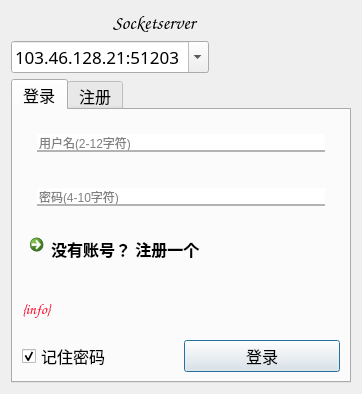
<?xml version="1.0" encoding="UTF-8"?>
<ui version="4.0">
 <class>Dialog</class>
 <widget class="QDialog" name="Dialog">
  <property name="geometry">
   <rect>
    <x>0</x>
    <y>0</y>
    <width>362</width>
    <height>394</height>
   </rect>
  </property>
  <property name="font">
   <font>
    <family>Consolas</family>
    <pointsize>12</pointsize>
   </font>
  </property>
  <property name="windowTitle">
   <string>登录 - 注册</string>
  </property>
  <property name="windowIcon">
   <iconset>
    <normaloff>../../../../.designer/images/user.png</normaloff>../../../../.designer/images/user.png</iconset>
  </property>
  <property name="autoFillBackground">
   <bool>true</bool>
  </property>
  <layout class="QGridLayout" name="gridLayout">
   <item row="0" column="0">
    <widget class="QLabel" name="label">
     <property name="focusPolicy">
      <enum>Qt::StrongFocus</enum>
     </property>
     <property name="styleSheet">
      <string notr="true"/>
     </property>
     <property name="text">
      <string/>
     </property>
     <property name="pixmap">
      <pixmap>../../../../.designer/images/zmh.png</pixmap>
     </property>
     <property name="buddy">
      <cstring></cstring>
     </property>
    </widget>
   </item>
   <item row="2" column="0" colspan="3">
    <widget class="QTabWidget" name="tabWidget">
     <property name="accessibleName">
      <string/>
     </property>
     <property name="autoFillBackground">
      <bool>true</bool>
     </property>
     <property name="currentIndex">
      <number>0</number>
     </property>
     <widget class="QWidget" name="login">
      <attribute name="title">
       <string>登录</string>
      </attribute>
      <layout class="QGridLayout" name="gridLayout_2">
       <item row="2" column="0" colspan="2">
        <widget class="QLineEdit" name="lineEdit_5">
         <property name="styleSheet">
          <string notr="true">            QLineEdit
            {border:0px;
            border-radius:0;
			font: 12pt &quot;Consolas&quot;;
            margin:15px;
            border-bottom: 2px solid #B3B3B3;}
            QLineEdit:hover{
                border-bottom:3px solid #66A3FF;
            }
            QLineEdit:focus{
                border-bottom:3px solid #E680BD
            }</string>
         </property>
         <property name="text">
          <string/>
         </property>
         <property name="echoMode">
          <enum>QLineEdit::Password</enum>
         </property>
         <property name="placeholderText">
          <string>密码(4-10字符)</string>
         </property>
         <property name="clearButtonEnabled">
          <bool>true</bool>
         </property>
        </widget>
       </item>
       <item row="1" column="0" colspan="2">
        <widget class="QLineEdit" name="lineEdit_4">
         <property name="styleSheet">
          <string notr="true">            QLineEdit
            {border:0px;
            border-radius:0;
			font: 12pt &quot;Consolas&quot;;
            margin:15px;
            border-bottom: 2px solid #B3B3B3;}
            QLineEdit:hover{
                border-bottom:3px solid #66A3FF;
            }
            QLineEdit:focus{
                border-bottom:3px solid #E680BD
            }</string>
         </property>
         <property name="placeholderText">
          <string>用户名(2-12字符)</string>
         </property>
         <property name="clearButtonEnabled">
          <bool>true</bool>
         </property>
        </widget>
       </item>
       <item row="6" column="1">
        <widget class="QPushButton" name="pushButton_2">
         <property name="text">
          <string>登录</string>
         </property>
         <property name="icon">
          <iconset>
           <normaloff>../../../../.designer/images/login.png</normaloff>../../../../.designer/images/login.png</iconset>
         </property>
        </widget>
       </item>
       <item row="6" column="0">
        <widget class="QCheckBox" name="checkBox_2">
         <property name="text">
          <string>记住密码</string>
         </property>
         <property name="checked">
          <bool>true</bool>
         </property>
        </widget>
       </item>
       <item row="4" column="0" colspan="2">
        <widget class="QLabel" name="label_3">
         <property name="font">
          <font>
           <family>Comic Sans MS</family>
           <pointsize>11</pointsize>
           <weight>50</weight>
           <italic>false</italic>
           <bold>false</bold>
          </font>
         </property>
         <property name="styleSheet">
          <string notr="true">color: rgb(255, 1, 39);
font: 11pt &quot;Comic Sans MS&quot;;</string>
         </property>
         <property name="text">
          <string>{info}</string>
         </property>
        </widget>
       </item>
       <item row="3" column="0" colspan="2">
        <widget class="QCommandLinkButton" name="commandLinkButton">
         <property name="font">
          <font>
           <family>Segoe UI</family>
           <pointsize>12</pointsize>
          </font>
         </property>
         <property name="text">
          <string>没有账号？ 注册一个</string>
         </property>
        </widget>
       </item>
      </layout>
     </widget>
     <widget class="QWidget" name="reg">
      <attribute name="title">
       <string>注册</string>
      </attribute>
      <layout class="QGridLayout" name="gridLayout_3">
       <item row="5" column="1">
        <widget class="QPushButton" name="pushButton">
         <property name="text">
          <string>注册</string>
         </property>
         <property name="icon">
          <iconset>
           <normaloff>../../../../.designer/images/register.png</normaloff>../../../../.designer/images/register.png</iconset>
         </property>
        </widget>
       </item>
       <item row="5" column="0">
        <widget class="QCheckBox" name="checkBox">
         <property name="text">
          <string>记住密码</string>
         </property>
         <property name="checked">
          <bool>true</bool>
         </property>
         <property name="tristate">
          <bool>false</bool>
         </property>
        </widget>
       </item>
       <item row="2" column="0" colspan="2">
        <widget class="QLineEdit" name="lineEdit_3">
         <property name="contextMenuPolicy">
          <enum>Qt::DefaultContextMenu</enum>
         </property>
         <property name="accessibleName">
          <string/>
         </property>
         <property name="styleSheet">
          <string notr="true">            QLineEdit
            {border:0px;
            border-radius:0;
			font: 12pt &quot;Consolas&quot;;
            margin:15px;
            border-bottom: 2px solid #B3B3B3;}
            QLineEdit:hover{
                border-bottom:3px solid #66A3FF;
            }
            QLineEdit:focus{
                border-bottom:3px solid #E680BD
            }</string>
         </property>
         <property name="echoMode">
          <enum>QLineEdit::Password</enum>
         </property>
         <property name="dragEnabled">
          <bool>false</bool>
         </property>
         <property name="placeholderText">
          <string>再次输入密码(4-10字符)</string>
         </property>
         <property name="clearButtonEnabled">
          <bool>true</bool>
         </property>
        </widget>
       </item>
       <item row="1" column="0" colspan="2">
        <widget class="QLineEdit" name="lineEdit_2">
         <property name="font">
          <font>
           <family>Consolas</family>
           <pointsize>12</pointsize>
           <weight>50</weight>
           <italic>false</italic>
           <bold>false</bold>
          </font>
         </property>
         <property name="styleSheet">
          <string notr="true">            QLineEdit
            {border:0px;
            border-radius:0;
			font: 12pt &quot;Consolas&quot;;
            margin:15px;
            border-bottom: 2px solid #B3B3B3;}
            QLineEdit:hover{
                border-bottom:3px solid #66A3FF;
            }
            QLineEdit:focus{
                border-bottom:3px solid #E680BD
            }</string>
         </property>
         <property name="inputMask">
          <string/>
         </property>
         <property name="echoMode">
          <enum>QLineEdit::Password</enum>
         </property>
         <property name="dragEnabled">
          <bool>false</bool>
         </property>
         <property name="placeholderText">
          <string>密码(4-10字符)</string>
         </property>
         <property name="cursorMoveStyle">
          <enum>Qt::LogicalMoveStyle</enum>
         </property>
         <property name="clearButtonEnabled">
          <bool>true</bool>
         </property>
        </widget>
       </item>
       <item row="0" column="0" colspan="2">
        <widget class="QLineEdit" name="lineEdit">
         <property name="font">
          <font>
           <family>Consolas</family>
           <pointsize>12</pointsize>
           <weight>50</weight>
           <italic>false</italic>
           <bold>false</bold>
          </font>
         </property>
         <property name="styleSheet">
          <string notr="true">            QLineEdit
            {border:0px;
            border-radius:0;
			font: 12pt &quot;Consolas&quot;;
            margin:15px;
            border-bottom: 2px solid #B3B3B3;}
            QLineEdit:hover{
                border-bottom:3px solid #66A3FF;
            }
            QLineEdit:focus{
                border-bottom:3px solid #E680BD
            }</string>
         </property>
         <property name="echoMode">
          <enum>QLineEdit::Normal</enum>
         </property>
         <property name="placeholderText">
          <string>用户名(2-12字符)</string>
         </property>
         <property name="clearButtonEnabled">
          <bool>true</bool>
         </property>
        </widget>
       </item>
       <item row="3" column="0" colspan="2">
        <widget class="QLabel" name="label_6">
         <property name="styleSheet">
          <string notr="true">color: rgb(255, 1, 39);
font: 11pt &quot;Comic Sans MS&quot;;</string>
         </property>
         <property name="text">
          <string>{info}</string>
         </property>
        </widget>
       </item>
      </layout>
     </widget>
    </widget>
   </item>
   <item row="0" column="1">
    <widget class="QLabel" name="label_2">
     <property name="font">
      <font>
       <family>Comic Sans MS</family>
       <pointsize>14</pointsize>
      </font>
     </property>
     <property name="text">
      <string>Socketserver</string>
     </property>
    </widget>
   </item>
   <item row="0" column="2">
    <spacer name="horizontalSpacer">
     <property name="orientation">
      <enum>Qt::Horizontal</enum>
     </property>
     <property name="sizeHint" stdset="0">
      <size>
       <width>40</width>
       <height>20</height>
      </size>
     </property>
    </spacer>
   </item>
   <item row="1" column="0" colspan="2">
    <widget class="QComboBox" name="comboBox">
     <property name="font">
      <font>
       <family>Prestige Elite Std</family>
       <pointsize>13</pointsize>
       <weight>50</weight>
       <italic>false</italic>
       <bold>false</bold>
      </font>
     </property>
     <property name="styleSheet">
      <string notr="true"/>
     </property>
     <property name="editable">
      <bool>true</bool>
     </property>
     <item>
      <property name="text">
       <string>103.46.128.21:51203</string>
      </property>
     </item>
     <item>
      <property name="text">
       <string>127.0.0.1:429</string>
      </property>
     </item>
     <item>
      <property name="text">
       <string>localhost:429</string>
      </property>
     </item>
    </widget>
   </item>
  </layout>
 </widget>
 <resources/>
 <connections/>
</ui>
